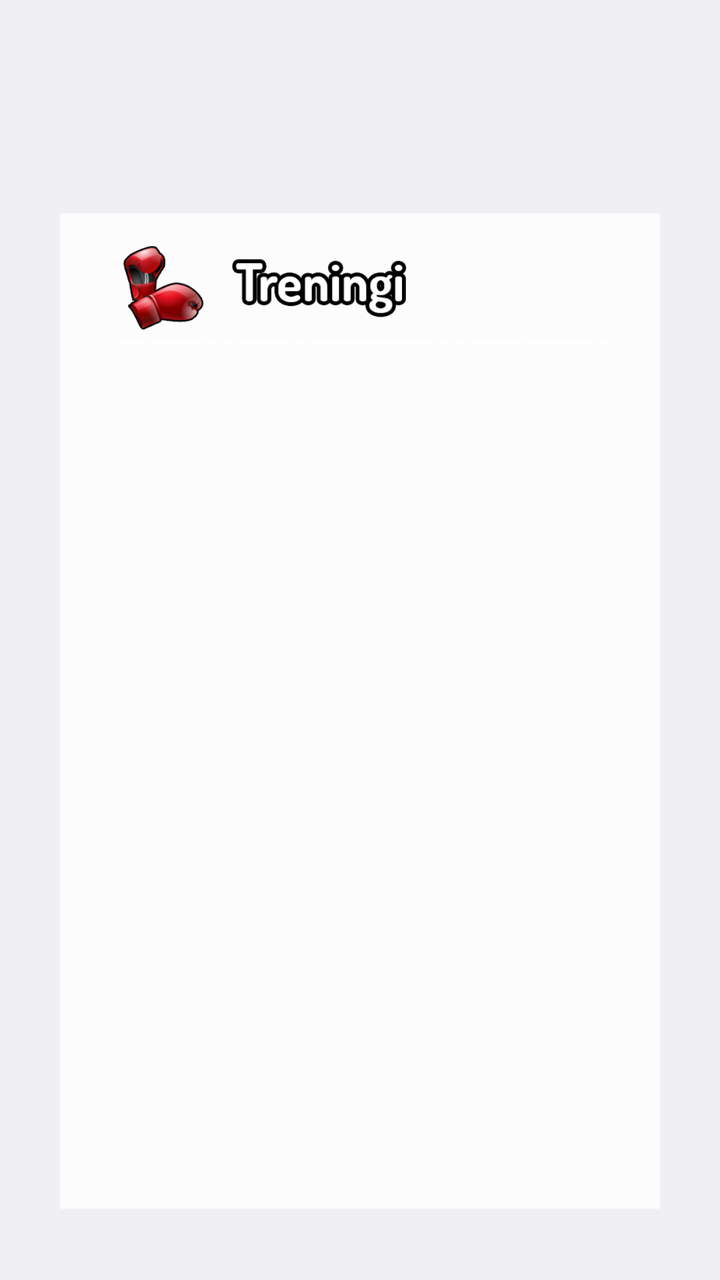
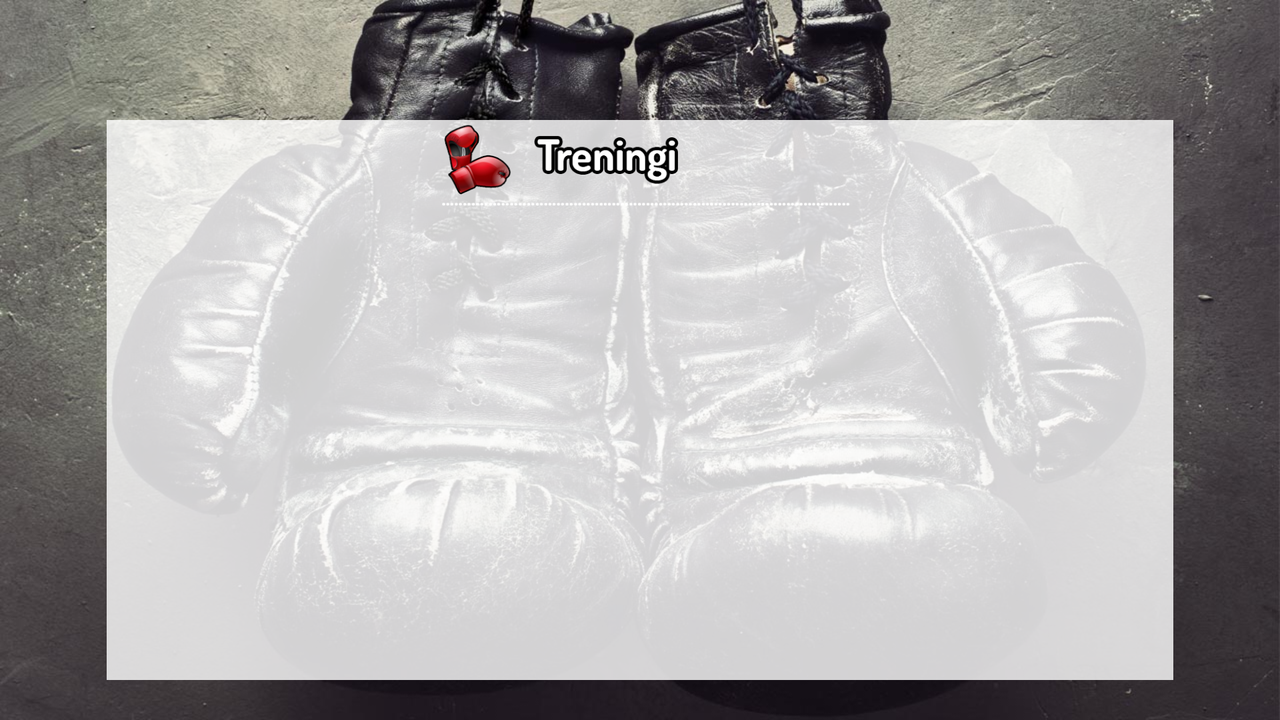

The same Android screen from two of the app's own layout files: first res/layout/ as a phone draws it, then the author's variant for another configuration, drawn on a device whose configuration selects that folder. Both files follow.
<!-- AndroidManifest.xml: application theme AppTheme -->
<!-- res/layout/training.xml -->
<ScrollView xmlns:android="http://schemas.android.com/apk/res/android"
    android:layout_width="match_parent"
    android:layout_height="match_parent"
    android:fillViewport="true"
    android:background="@drawable/background"
    >
    <LinearLayout xmlns:android="http://schemas.android.com/apk/res/android"
        android:layout_width="match_parent"
        android:layout_height="match_parent"
        android:orientation="vertical"
        android:gravity="center_horizontal"
        android:weightSum="18">
        <ImageView
            android:layout_width="wrap_content"
            android:layout_height="0dp"
            android:id="@+id/logo"
            android:src="@drawable/logo"
            android:adjustViewBounds="true"
            android:layout_weight="3"/>
        <LinearLayout xmlns:android="http://schemas.android.com/apk/res/android"
            android:layout_width="match_parent"
            android:layout_height="0dp"
            android:orientation="horizontal"
            android:gravity="center_horizontal"
            android:layout_weight="14"
            android:weightSum="12">
            <ImageView
                android:layout_width="0dp"
                android:layout_height="wrap_content"
                android:id="@+id/tmp1"
                android:adjustViewBounds="true"
                android:layout_weight="1"/>
            <LinearLayout xmlns:android="http://schemas.android.com/apk/res/android"
                android:layout_width="0dp"
                android:layout_height="match_parent"
                android:orientation="vertical"
                android:layout_weight="10"
                android:weightSum="6"
                android:gravity="center_horizontal"
                android:background="#CFFFFFFF"
                android:paddingLeft="10dp"
                android:paddingRight="10dp"
                android:paddingBottom="10dp">
                <ImageView
                    android:layout_width="wrap_content"
                    android:layout_height="0dp"
                    android:id="@+id/training"
                    android:src="@drawable/training"
                    android:adjustViewBounds="true"
                    android:layout_weight="1" />
                <TableLayout xmlns:android="http://schemas.android.com/apk/res/android"
                    android:stretchColumns="0,1"
                    android:id="@+id/training_table"
                    android:layout_height="0dp"
                    android:layout_width="wrap_content"
                    android:adjustViewBounds="true"
                    android:layout_weight="1"/>
            </LinearLayout>
            <ImageView
                android:layout_width="0dp"
                android:layout_height="wrap_content"
                android:id="@+id/tmp2"
                android:adjustViewBounds="true"
                android:layout_weight="1"/>
        </LinearLayout>
        <ImageView
            android:layout_width="wrap_content"
            android:layout_height="0dp"
            android:id="@+id/tmp"
            android:adjustViewBounds="true"
            android:layout_weight="1"/>
    </LinearLayout>
</ScrollView>
<!-- resources referenced by this layout -->
<resources>
  <!-- drawable training: png bitmap (drawable-mdpi, 26123 bytes) -->
  <style name="AppTheme" parent="android:Theme.DeviceDefault.Light">
          <item name="android:windowNoTitle">true</item>
      </style>
</resources>
<!-- res/layout-land/training.xml (the author's variant of the layout above) -->
<!-- drawn on the phone turned sideways -->
<LinearLayout xmlns:android="http://schemas.android.com/apk/res/android"
    android:layout_width="match_parent"
    android:layout_height="match_parent"
    android:orientation="vertical"
    android:gravity="center_horizontal"
    android:background="@drawable/background_land"
    android:weightSum="18">
    <ImageView
        android:layout_width="wrap_content"
        android:layout_height="0dp"
        android:id="@+id/logo"
        android:src="@drawable/logo"
        android:adjustViewBounds="true"
        android:layout_weight="3"/>
    <LinearLayout xmlns:android="http://schemas.android.com/apk/res/android"
        android:layout_width="match_parent"
        android:layout_height="0dp"
        android:orientation="horizontal"
        android:gravity="center_horizontal"
        android:layout_weight="14"
        android:weightSum="12">
        <ImageView
            android:layout_width="0dp"
            android:layout_height="wrap_content"
            android:id="@+id/tmp1"
            android:adjustViewBounds="true"
            android:layout_weight="1"/>
        <LinearLayout xmlns:android="http://schemas.android.com/apk/res/android"
            android:layout_width="0dp"
            android:layout_height="match_parent"
            android:orientation="vertical"
            android:layout_weight="10"
            android:weightSum="6"
            android:gravity="center_horizontal"
            android:background="#CFFFFFFF"
            android:paddingLeft="10dp"
            android:paddingRight="10dp"
            android:paddingBottom="10dp">
            <ImageView
                android:layout_width="match_parent"
                android:layout_height="0dp"
                android:id="@+id/training"
                android:src="@drawable/training"
                android:adjustViewBounds="true"
                android:layout_weight="1" />
            <ScrollView xmlns:android="http://schemas.android.com/apk/res/android"
                android:layout_width="match_parent"
                android:layout_height="0dp"
                android:fillViewport="true"
                android:layout_weight="5"
                >
                <TableLayout xmlns:android="http://schemas.android.com/apk/res/android"
                    android:stretchColumns="0,1,2"
                    android:shrinkColumns="1"
                    android:id="@+id/training_table"
                    android:layout_height="match_parent"
                    android:layout_width="match_parent"
                    android:adjustViewBounds="true"
                    />
            </ScrollView>
        </LinearLayout>
        <ImageView
            android:layout_width="0dp"
            android:layout_height="wrap_content"
            android:id="@+id/tmp2"
            android:adjustViewBounds="true"
            android:layout_weight="1"/>
    </LinearLayout>
    <ImageView
        android:layout_width="wrap_content"
        android:layout_height="0dp"
        android:id="@+id/tmp"
        android:adjustViewBounds="true"
        android:layout_weight="1"/>
</LinearLayout>
<!-- resources referenced by the variant -->
<!-- as the phone turned sideways resolves them -->
<resources>
  <!-- drawable background_land: jpg bitmap (drawable-xxhdpi, 288639 bytes) -->
  <!-- drawable training: png bitmap (drawable-mdpi, 26123 bytes) -->
  <style name="AppTheme" parent="android:Theme.DeviceDefault.Light">
          <item name="android:windowNoTitle">true</item>
      </style>
</resources>
